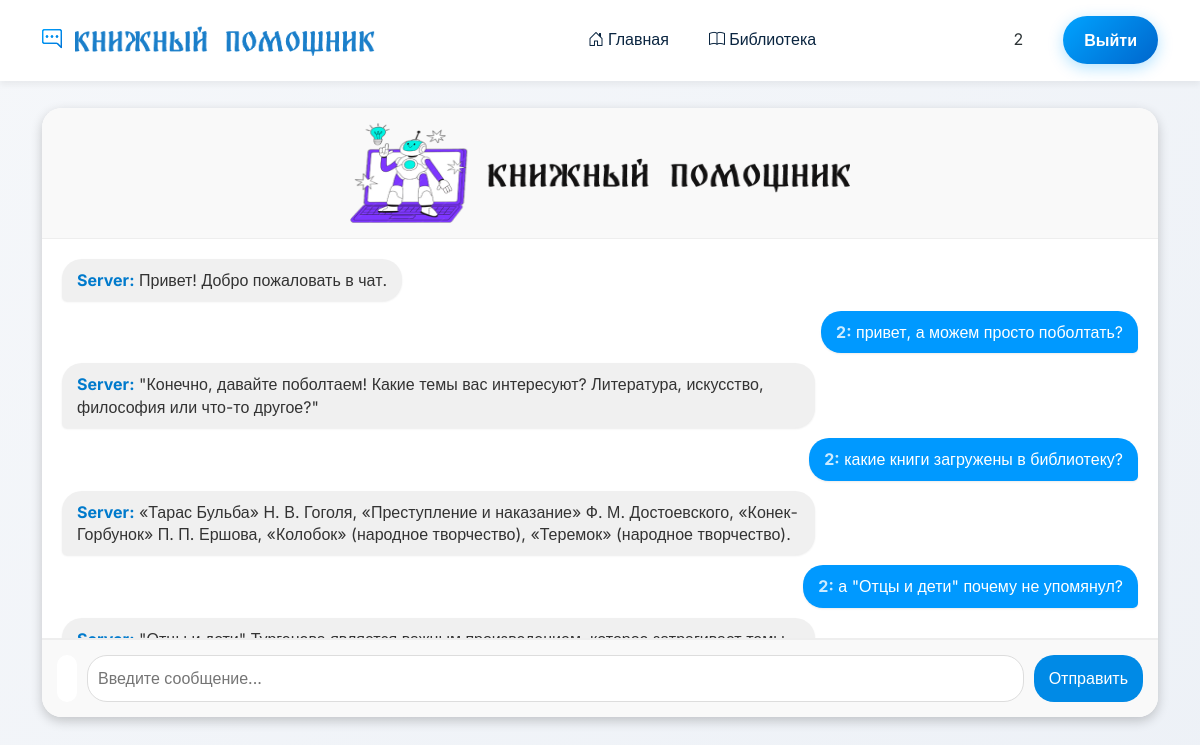
/ (signed in), run on the app's committed database.
### data/users.py (models this page shows, shortened)
class User(SqlAlchemyBase, UserMixin):
    __tablename__ = 'users'
    id = sqlalchemy.Column(sqlalchemy.Integer,
                           primary_key=True, autoincrement=True)
    username = sqlalchemy.Column(sqlalchemy.String)
    email = sqlalchemy.Column(sqlalchemy.String,
                              index=True, unique=True)
    hashed_password = sqlalchemy.Column(sqlalchemy.String,
                                        nullable=True)
    queries = orm.relationship('Query', back_populates='user')

### data/queries.py (models this page shows)
class Query(SqlAlchemyBase):
    __tablename__ = 'queries'
    id = sqlalchemy.Column(sqlalchemy.Integer,
                           primary_key=True, autoincrement=True)
    question = sqlalchemy.Column(sqlalchemy.String,)
    answer = sqlalchemy.Column(sqlalchemy.String,
                               nullable=True)
    user_id = sqlalchemy.Column(sqlalchemy.Integer,
                                sqlalchemy.ForeignKey("users.id"))
    user = orm.relationship('User')

### main.py (the view)
@app.route('/')
def index_with_chat():
    initial_messages = []
    initial_messages.append({'user': 'Server', 'msg': 'Привет! Добро пожаловать в чат.', 'type': 'server'})
    if current_user.is_authenticated:
        messages = get_all_queries(current_user.id)
        for msg in messages:
            initial_messages.append({'user': current_user.username, 'msg': msg.question, 'type': 'user'})
            initial_messages.append({'user': 'Server', 'msg': msg.answer, 'type': 'server'})
    return render_template('index_with_chat.html', messages=initial_messages)

### data/db_session.py (called while the page is built)
def create_session() -> Session:
    global __factory
    return __factory()

### main.py (called while the page is built)
def get_all_queries(id):
    db_sess = db_session.create_session()
    queries = db_sess.query(Query).filter(Query.user_id == id).all()
    return queries

@login_manager.user_loader
def load_user(user_id):
    db_sess = db_session.create_session()
    return db_sess.query(User).get(user_id)

### templates/index_with_chat.html (shortened to what this page needs)
{% extends "base.html" %}
{% block content %}
{% if current_user.is_authenticated %}
<br>
<div class="chat-container">
    <h2 align="center"> <img src="{{ url_for('static', filename='img/logo.png') }}" height="100" width="500"/></h2>
        <div id="messages" class="message-window">
            {% for msg in messages %}
                <div class="message-wrapper {% if msg.type == 'user' %}user-message-wrapper{% else %}server-message-wrapper{% endif %}">
                    <div class="message-bubble {% if msg.type == 'user' %}user-message-bubble{% else %}server-message-bubble{% endif %}">
                        <strong>{{ msg.user }}:</strong> {{ msg.msg }}
                    </div>
                </div>
            {% endfor %}
        </div>
        <div class="input-area">
            <input type="text" id="usernameInput" placeholder="Ваше имя" value="Пользователь">
            <input type="text" id="messageInput" placeholder="Введите сообщение..." autofocus>
            <button id="sendButton">Отправить</button>
        </div>
    </div>
{% else %}
<div>
            <h1 align = "center"> Здравствуй, дорогой гость!  </h1>
            <h5 align = "center"> Войдите или зарегистрируйтесь чтобы воспользоваться нашим сервисом </h5>
   <div align="center" > <img src="{{ url_for('static', filename='img/robot.png') }}" width="500"/> </div>
</div>
{% endif %}
{% endblock %}

### templates/base.html (shortened to what this page needs)
<!DOCTYPE html>
<html lang="ru">
<head>
    <link href="https://cdn.jsdelivr.net/npm/bootstrap@5.3.0-alpha1/dist/css/bootstrap.min.css" rel="stylesheet">
    <link rel="stylesheet" href="https://cdn.jsdelivr.net/npm/bootstrap-icons@1.11.1/font/bootstrap-icons.css">
    <link href="https://unpkg.com/aos@2.3.1/dist/aos.css" rel="stylesheet">
</head>
<body>
    <nav class="navbar navbar-expand-lg">
        <div class="container">
            <a class="navbar-brand" href="/">
                <i class="bi bi-chat-right-dots"> </i> <img src="{{ url_for('static', filename='img/nav-logo.png') }}" width="300" height="30"/>
            </a>
            <div class="collapse navbar-collapse" id="navbarMain">
                <ul class="navbar-nav mx-auto mb-2 mb-lg-0">
                    <li class="nav-item">
                        <a class="nav-link" href="/">
                            <i class="bi bi-house-door me-1"></i>Главная
                        </a>
                    </li>
                    <li class="nav-item">
                        <a class="nav-link" href="/library">
                            <i class="bi bi-book"> </i> Библиотека
                        </a>
                    </li>
                </ul>
                {% if current_user.is_authenticated %}
                    <div style="display: flex; gap-2;">
                        <div class="d-flex align-items-center">
                            <a style="margin-right: 40px">
                        {{ current_user.username }}
                            </a>
                    </div> </div>
                     <div class="d-flex align-items-center">
                        <a href="/logout" class="btn btn-primary">
                           Выйти
                        </a>
                    </div>
                {% endif %}
            </div>
        </div>
    </nav>
    <main>
        <div class="container">
            {% block content %}{% endblock %}
        </div>
    </main>
</body>
</html>

### templates/base.html (style rules this page uses)
:root { --primary: #0A2540; --primary-light: #1A3B5C; --primary-dark: #061B2F; --accent: #00A3FF; --accent-gradient: linear-gradient(135deg, #00A3FF, #0066CC); --secondary: #6C5CE7; --success: #00B894; --warning: #FDCB6E; --danger: #FF7675; --dark: #2D3436; --light: #F5F7FA; --gray: #718096; --white: #FFFFFF; --glass: rgba(255, 255, 255, 0.95); --shadow-sm: 0 2px 4px rgba(0,0,0,0.02); --shadow-md: 0 4px 6px rgba(0,0,0,0.05); --shadow-lg: 0 10px 15px rgba(0,0,0,0.1); --shadow-xl: 0 20px 25px rgba(0,0,0,0.15); --border-radius: 16px; --border-radius-sm: 12px; }
* { margin: 0; padding: 0; box-sizing: border-box; }
body { font-family: 'Inter', sans-serif; color: var(--dark); background: linear-gradient(135deg, #F5F7FA 0%, #E9EEF5 100%); min-height: 100vh; min-width: 100% display: flex; justify-content: center; align-items: center; flex-direction: column; line-height: 1.6; }
.navbar { background: var(--glass) !important; backdrop-filter: blur(10px); -webkit-backdrop-filter: blur(10px); border-bottom: 1px solid rgba(255,255,255,0.2); padding: 16px 0; position: sticky; top: 0; z-index: 1000; box-shadow: var(--shadow-md); }
.navbar-brand { font-weight: 700 font-size: 1.8rem; background: var(--accent-gradient); -webkit-background-clip: text; -webkit-text-fill-color: transparent; background-clip: text; letter-spacing: -0.5px; }
.navbar-brand i { background: var(--accent-gradient); -webkit-background-clip: text; -webkit-text-fill-color: transparent; margin-right: 8px; }
.nav-link { color: var(--primary) !important; font-weight: 500; margin: 0 12px; position: relative; transition: all 0.3s ease; }
.nav-link::after { content: ''; position: absolute; bottom: -4px; left: 50%; transform: translateX(-50%); width: 0; height: 2px; background: var(--accent-gradient); transition: width 0.3s ease; }
.btn-primary { background: var(--accent-gradient); border: none; padding: 12px 21px; font-weight: 600; border-radius:214px; transition: all 0.6s ease; box-shadow: 0 4px 15px rgba(0, 163, 255, 0.3); }
main { flex: 1; padding: 1px 0; flex: 1; padding: 1px 0; padding-left: 0px; }
.chat-container { background-color: #fff; border-radius: 20px; box-shadow: 0 4px 12px rgba(0, 0, 0, 0.2); width: 100%; max-width: 1300px; display: flex; flex-direction: column; overflow: hidden; }
h2 { text-align: center; color: #333; padding: 15px; margin: 0; border-bottom: 1px solid #eee; background-color: #f9f9f9; }
.message-window { flex-grow: 1; padding: 20px; overflow-y: auto; max-height: 400px; border-bottom: 1px solid #eee; display: flex; flex-direction: column; }
.message-wrapper { display: flex; margin-bottom: 10px; width: 100%; }
.message-bubble { padding: 10px 15px; border-radius: 20px; max-width: 70%; word-wrap: break-word; line-height: 1.4; box-shadow: 0 1px 2px rgba(0, 0, 0, 0.08); }
.user-message-wrapper { justify-content: flex-end; }
.user-message-bubble { background-color: #0099ff; color: white; border-bottom-right-radius: 5px; }
.user-message-bubble strong { color: rgba(255, 255, 255, 0.8); }
.server-message-wrapper { justify-content: flex-start; }
.server-message-bubble { background-color: #f0f0f0; color: #333; border-bottom-left-radius: 5px; }
.server-message-bubble strong { color: #007acc; }
.input-area { display: flex; padding: 15px; border-top: 1px solid #eee; background-color: #f9f9f9; }
#usernameInput { flex-shrink: 0; width: 0px; padding: 10px; border: 0px solid #ddd; border-radius: 20px; margin-right: 10px; background-color: #fff; color: #fff; }
#messageInput { flex-grow: 1; padding: 10px; border: 1px solid #ddd; border-radius: 20px; margin-right: 10px; font-size: 1rem; }
#sendButton { padding: 10px 15px; background-color: #008ae6; color: white; border: none; border-radius: 20px; cursor: pointer; font-size: 1rem; transition: background-color 0.2s ease; }

### data on the page
User: username "2"
Query: user "2", msg "привет, а можем просто поболтать?", user "Server", msg "\"Конечно, давайте поболтаем! Какие темы вас интересуют? Литература, искусство, философия или что-то другое?\""
Query: user "2", msg "какие книги загружены в библиотеку?", user "Server", msg "«Тарас Бульба» Н. В. Гоголя, «Преступление и наказание» Ф. М. Достоевского, «Конек-Горбунок» П. П. Ершова, «Колобок» (народное творчество), «Теремок» (народное творчество)."
Query: user "2", msg "а \"Отцы и дети\" почему не упомянул?"

### other printed values
{{ msg.user }} "Server"
{{ msg.msg }} "Привет! Добро пожаловать в чат."
